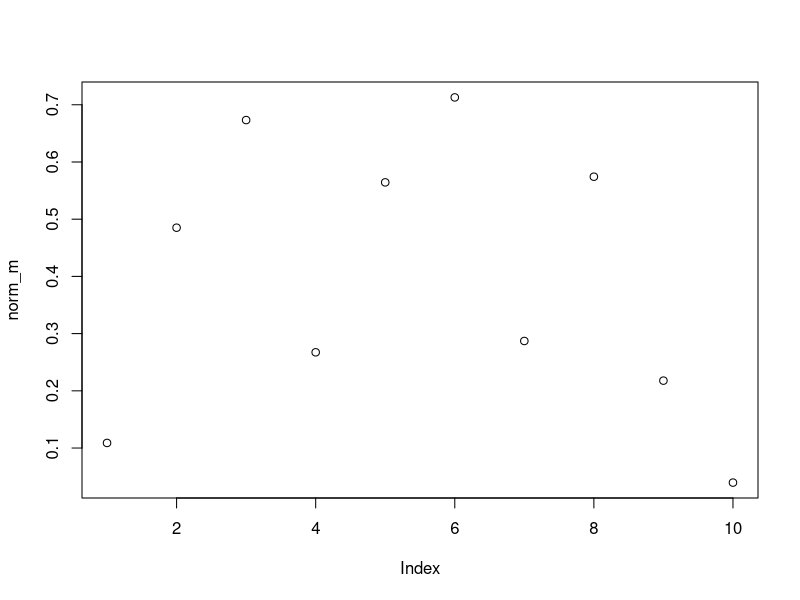
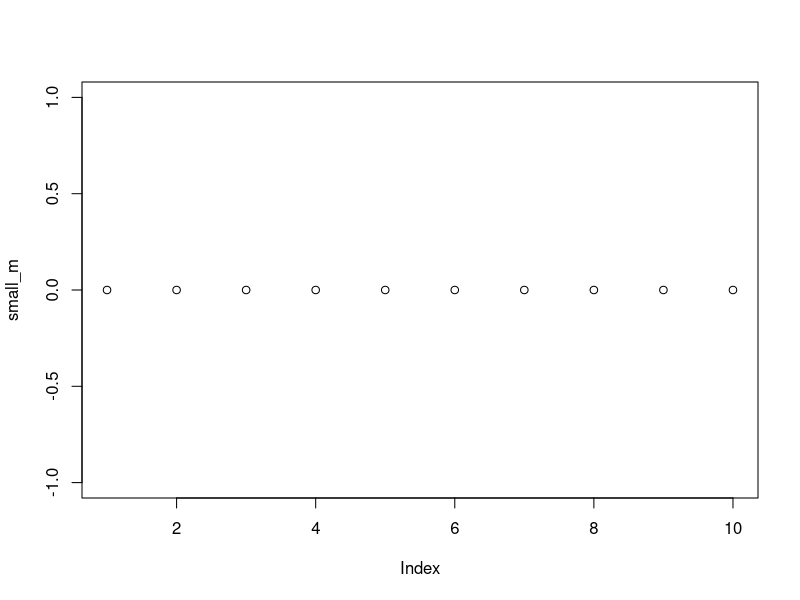
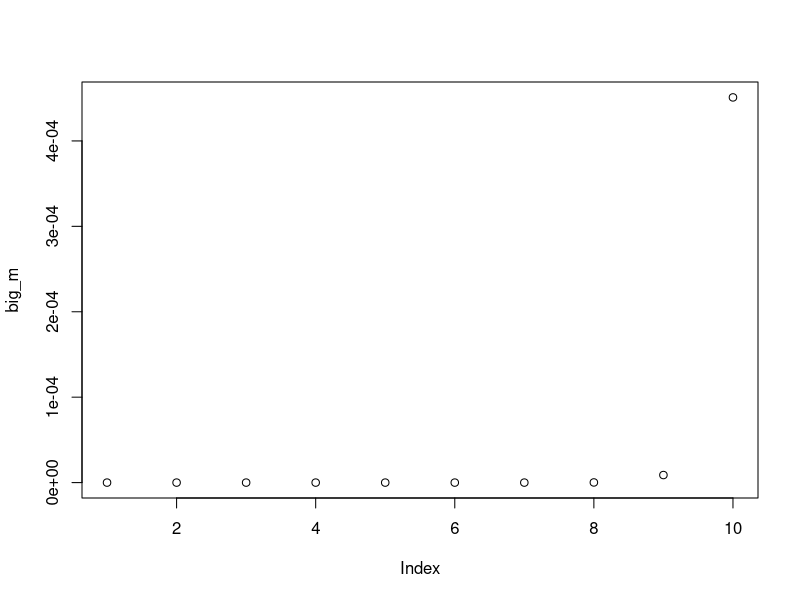
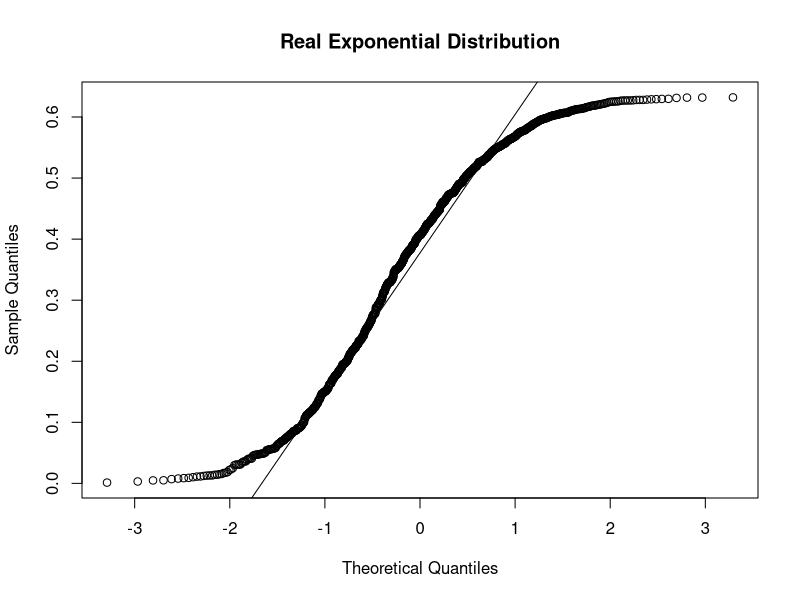
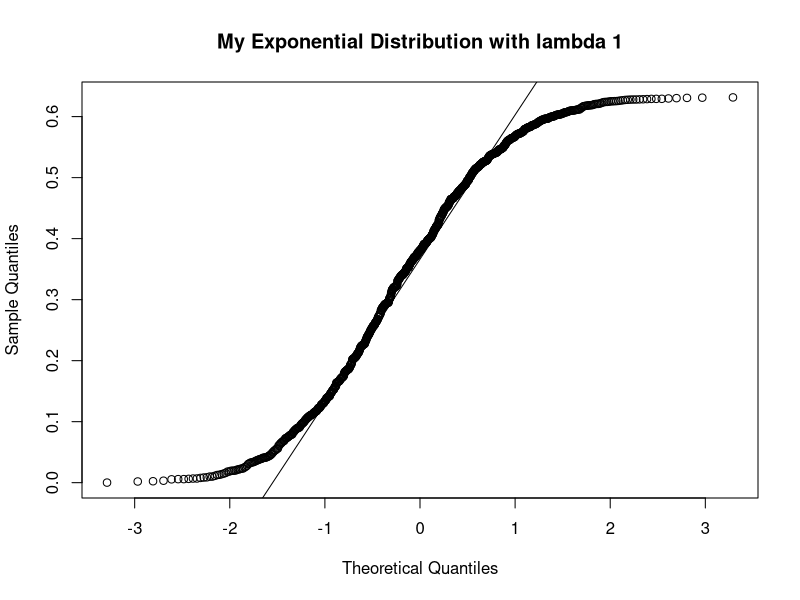
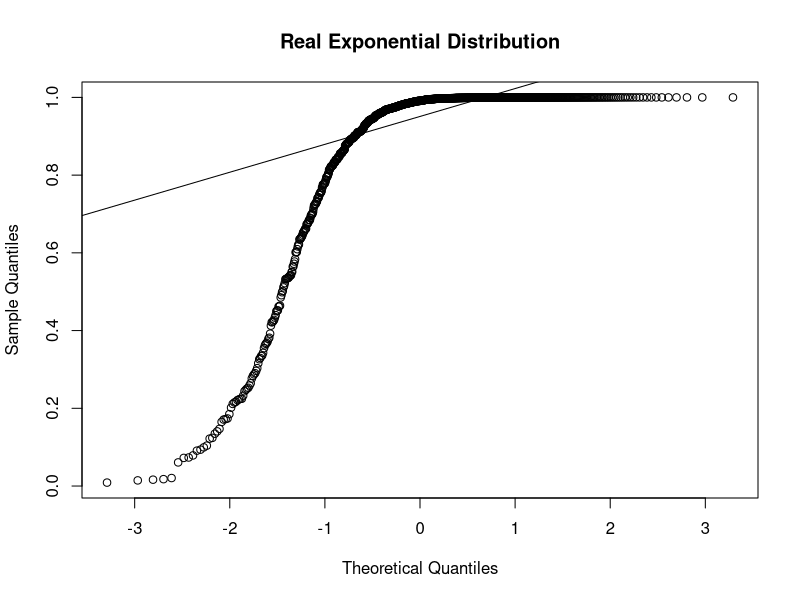
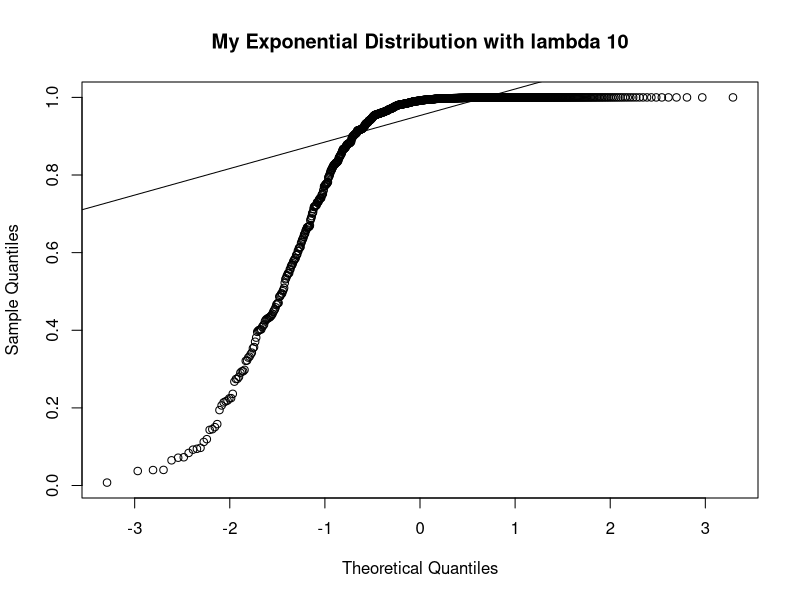
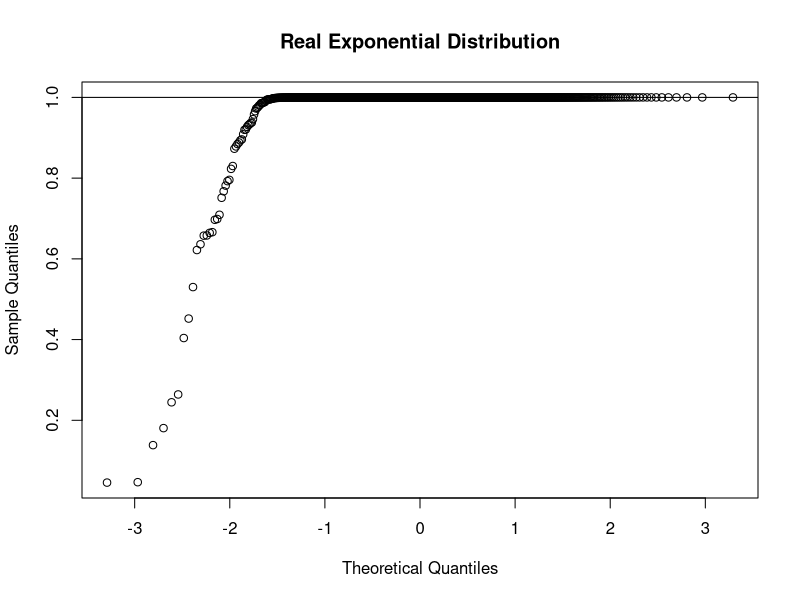

Write R code to recreate these figures, in order.
## ---- chunk 1
knitr::opts_chunk$set(echo = TRUE)
## ---- chunk 2
set.seed(12144024)
## ---- chunk 3
mc.gen <- function(n,m,a,c=0,x0){
  us <- numeric(n)
  for (i in 1:n){
    x0 <- (a*x0+c) %% m
    us[i] <- x0 / m
  }
  return(us)
}
## ---- chunk 4
norm_m <- mc.gen(10, 101, 51, 94, 36)
print(norm_m)
plot(norm_m)
## ---- chunk 5
small_m <- mc.gen(10, 2, 51, 94, 36)
print(small_m)
plot(small_m)
## ---- chunk 6
big_m <- mc.gen(10, 9999999999999999999999, 51, 94, 36)
print(big_m)
plot(big_m)
## ---- chunk 7
expo_dist <- function(x, l){
  if(l > 0){
    return(1 - exp(-l*x))
  }
}
## ---- chunk 8
sample_lambda_func <- function(num, l, check=FALSE){
  samples <- runif(num, 0, 1)
  if(check == TRUE){
    real_dist <- pexp(runif(1000, 0, 1), l)
    qqnorm(real_dist, main = "Real Exponential Distribution")
    qqline(real_dist)
  }
  return(expo_dist(samples, l))
}
## ---- chunk 9
result1 <- sample_lambda_func(1000, 1, TRUE)
qqnorm(result1, main = "My Exponential Distribution with lambda 1")
qqline(result1)
## ---- chunk 10
result2 <- sample_lambda_func(1000, 10, TRUE)
qqnorm(result2, main = "My Exponential Distribution with lambda 10")
qqline(result2)
## ---- chunk 11
result3 <- sample_lambda_func(1000, 100, TRUE)
qqnorm(result3, main = "My Exponential Distribution with lambda 100")
qqline(result3)
## ---- chunk 12
beta_dist <- function(x, a, b){
  return((factorial(a + b)/factorial(a) + factorial(b)) * x^(a-1) * (1 - x)^(b-1)) 
}
## ---- chunk 13
accept_reject <- function(a, b){
  n <- 1000; iter <- 0; accepted <- 0
  x <- numeric(n)
  bd <- beta_dist(runif(n, 0, 1), a, b)
  for(beta in bd){
    u <- beta
    iter <- iter + 1
    y <- rt(1,df=1)
    CC <- 1.6
    if (dnorm(y)/(CC*dt(y,1)) >= u){
      accepted <- accepted+1
      x[accepted] <- y
    }
  }
  print(accepted)
  return(x)
}
## ---- chunk 14
betaResult1 <- accept_reject(2,2)
qqnorm(betaResult1)
qqline(betaResult1)
## ---- chunk 15
betaResult2 <- accept_reject(10,25)
qqnorm(betaResult2)
qqline(betaResult2)
## ---- chunk 16
betaResult3 <- accept_reject(50,50)
qqnorm(betaResult3)
qqline(betaResult3)
